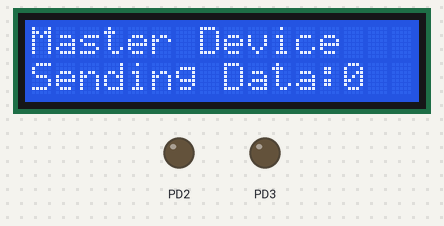
Bench run of a program on a simulated ATmega328P, built with avr-gcc and emulated at 16 MHz (the files do not name the chip). On the bench: 16×2 character LCD, output pins drawn as LEDs (lit = HIGH). Wiring (inferred from the names in the program): character LCD (HD44780): RS PD0; E PD1; data PD4, PD5, PD6, PD7. Pins used as bus, display or sensor lines are not drawn.

Above: at 0.2 s.
At 4.8 s:
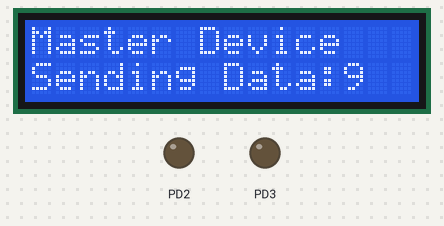
At 9.9 s:
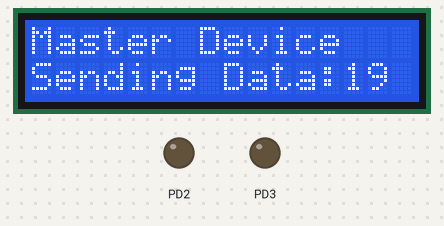
At 19.7 s:
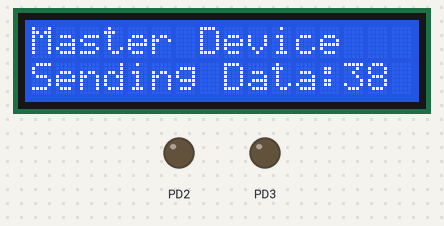
At 29.5 s:
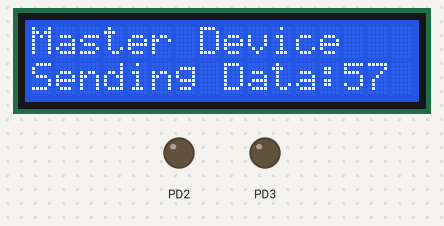
At 39.3 s:
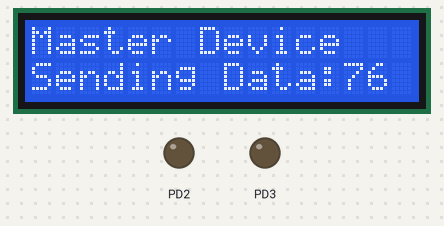

Measured:
- what the display in image 1 shows lasts 0.6 s, from 4.7 s to 5.3 s

The program:

main.c
```c
/*
 * SPI_Master.c
 *
 * Created: 22/05/2022 14:51:24
 * Author : Criss
 */

#define F_CPU 16000000UL			/* Define CPU Frequency 8MHz */
#include <avr/io.h>			/* Include AVR std. library file */
#include <util/delay.h>			/* Include Delay header file */
#include <stdio.h>			/* Include Std. i/p o/p file */
#include <string.h>			/* Include String header file */

#define DDR_SPI DDRB
#define PORT_SPI PORTB
#define SS PB2			/* Define SPI bus pins */
#define MOSI PB3
#define MISO PB4
#define SCK PB5

#define SS_Enable PORT_SPI &= ~(1<<SS)			/* Define Slave enable */
#define SS_Disable PORT_SPI |= (1<<SS)			/* Define Slave disable */

#define DDR_LCD  DDRD			/* Define LCD data port direction */
#define PORT_LCD PORTD			/* Define LCD data port */
#define RS PD0			/* Define Register Select pin */
#define EN PD1			/* Define Enable signal pin */

void SPI_Init();			/* SPI initialize function */
void SPI_Write(char);			/* SPI write data function */
char SPI_Read();			/* SPI read data function */

void LCD_Init (void);
void LCD_Command(unsigned char);
void LCD_Clear(void);
void LCD_Char(unsigned char);
void LCD_String (char *);
void LCD_gotoxy (char, char);

void delayms(unsigned int);
void delayus(unsigned int);

void setup()
{
	LCD_Init();
	SPI_Init();
	LCD_gotoxy(0,0);
	LCD_String("Master Device");
	LCD_gotoxy(0,1);
	LCD_String("Sending Data:    ");
	SS_Enable;
}

void loop()
{
	    uint8_t count;
	    char buffer[5];
	    count = 0;
	    while (1)			/* Send Continuous count */
	    {
		    SPI_Write(count);
		    sprintf(buffer, "%d   ", count);
		    LCD_gotoxy(13,1);
		    LCD_String(buffer);
		    count++;
		    _delay_ms(500);
	    }
}

int main(void)
{
	setup();
	loop();
}

void SPI_Init()			/* SPI Initialize function */
{
	DDR_SPI |= (1<<MOSI)|(1<<SCK)|(1<<SS);			/* Make MOSI, SCK, SS as Output pin */
	DDR_SPI &= ~(1<<MISO);			/* Make MISO pin as input pin */
	PORT_SPI |= (1<<SS);			/* Make high on SS pin */
	SPCR = (1<<SPE)|(1<<MSTR)|(1<<SPR0);			/* Enable SPI in master mode with Fosc/16 */
	SPSR &= ~(1<<SPI2X);			/* Disable speed doubler */
}

void SPI_Write(char data)			/* SPI write data function */
{
	char flush_buffer;
	SPDR = data;			/* Write data to SPI data register */
	while(!(SPSR & (1<<SPIF)));			/* Wait till transmission complete */
	flush_buffer = SPDR;			/* Flush received data */
	/* Note: SPIF flag is cleared by first reading SPSR (with SPIF set) and then accessing SPDR hence flush buffer used here to access SPDR after SPSR read */
}

char SPI_Read()			/* SPI read data function */
{
	SPDR = 0xFF;
	while(!(SPSR & (1<<SPIF)));			/* Wait till reception complete */
	return(SPDR);			/* Return received data */
}

void LCD_Init(void)			/* LCD Initialize function */
{
	DDR_LCD = 0xFF;			/* Make LCD port direction as o/p */
	delayms(20);			/* LCD Power ON delay always >15ms */

	LCD_Command(0x02);			/* send for 4 bit initialization of LCD  */
	LCD_Command(0x28);			/* 2 line, 5*7 matrix in 4-bit mode */
	LCD_Command(0x0C);			/* Display on cursor off*/
	LCD_Command(0x06);			/* Increment cursor (shift cursor to right)*/
	LCD_Command(0x01);			/* Clear display screen*/
	delayms(3);
}

void LCD_Clear(void)
{
	LCD_Command(0x01);			/* Clear display */
	delayms(3);
	LCD_Command(0x80);			/* Cursor at home position */
}

void LCD_Command(unsigned char cmnd)
{
	PORT_LCD = (PORT_LCD & 0x0F) | (cmnd & 0xF0);			/* sending upper nibble */
	PORT_LCD &= ~ (1<<RS);			/* RS=0, command reg. */
	PORT_LCD |= (1<<EN);			/* Enable pulse */
	delayus(1);
	PORT_LCD &= ~ (1<<EN);

	delayus(200);

	PORT_LCD = (PORT_LCD & 0x0F) | (cmnd << 4);			/* sending lower nibble */
	PORT_LCD |= (1<<EN);
	delayus(1);
	PORT_LCD &= ~ (1<<EN);
	delayms(3);
}

void LCD_Char(unsigned char data)
{
	PORT_LCD = (PORT_LCD & 0x0F) | (data & 0xF0);			/* sending upper nibble */
	PORT_LCD |= (1<<RS);			/* RS=1, data reg. */
	PORT_LCD|= (1<<EN);
	delayus(1);
	PORT_LCD &= ~ (1<<EN);

	delayus(200);

	PORT_LCD = (PORT_LCD & 0x0F) | (data << 4);			/* sending lower nibble */
	PORT_LCD |= (1<<EN);
	delayus(1);
	PORT_LCD &= ~ (1<<EN);
	delayms(2);
}

void LCD_String (char *str)			/* Send string to LCD function */
{
	int i;
	for(i=0;str[i]!=0;i++)			/* Send each char of string till the NULL */
	{
		LCD_Char(str[i]);
	}
}

void LCD_gotoxy (char pos, char row)			/* Send string to LCD with xy position */
{
	if(row == 0 && pos<16){
		LCD_Command((pos & 0x0F)|0x80);			/* Command of first line and required position<16 */
	}
	else if(row == 1 && pos<16){
		LCD_Command((pos & 0x0F)|0xC0);			/* Command of second line and required position<16 */
	}
}

void delayms(unsigned int ms) {
	while(ms--) {
		_delay_ms(1);
	}
}
void delayus(unsigned int us) {
	while(us--) {
		_delay_us(1);
	}
}
```
